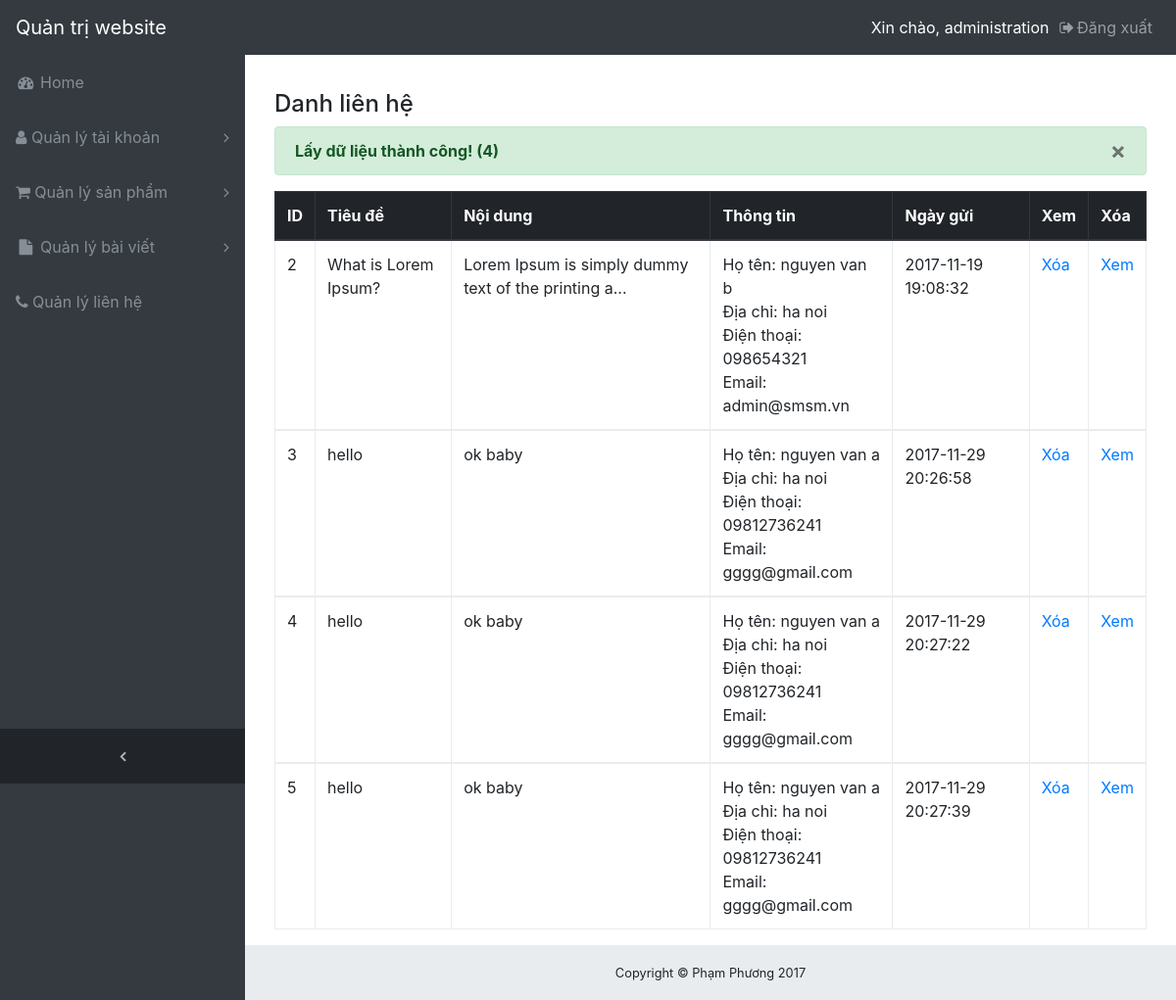
Page /index.php?controller=admin-contact&action=list-contact (signed in) on the committed database.
### tables this page shows
CREATE TABLE `lienhe` (
  `id` int(11) NOT NULL,
  `tieu_de` varchar(100) NOT NULL,
  `noi_dung` text NOT NULL,
  `ho_ten` varchar(50) NOT NULL,
  `dia_chi` varchar(100) DEFAULT NULL,
  `dien_thoai` varchar(15) DEFAULT NULL,
  `email` varchar(50) DEFAULT NULL,
  `ngay_gio` TIMESTAMP NOT NULL DEFAULT CURRENT_TIMESTAMP
);

### Controller/AdminContactController.php (called while the page is built, shortened)
<?php
require_once app_path . '/Model/AdminContactModel.php';
function listContactAction()
{
    $dataView      = null;
    $total_records = countContact();
    $total_pages = ceil($total_records / _admin_page_limit);
    $current_page = @intval($_GET['page']);
    if ($current_page < 1)
        $current_page = 1;
    $offset = ($current_page - 1) * _admin_page_limit;
    $list   = SelectListContact($offset);
    if (is_array($list)) {
        $dataView['data']        = $list;
        $dataView['total_pages'] = $total_pages;
        $dataView['msg']         = 'Lấy dữ liệu thành công!';
    } else {
        $dataView['msg'] = $list;
    }
    renderView($dataView);
}

### Model/AdminContactModel.php (called while the page is built, shortened)
<?php
function SelectListContact( $offset = 0){
    $limit = _admin_page_limit;
    $sql = "SELECT * FROM lienhe ORDER BY id ASC LIMIT $offset,$limit";
    $res = mysqli_query($GLOBALS['conn'],$sql);
    $return_data = array();
    while ($row = mysqli_fetch_assoc($res)){
        $return_data[] = $row;
    }
    return $return_data;
}

### View/admin-contact/list-contact.phtml (the view, shortened to what this page needs)
<div class="container-fluid">
    <h4 class="margin-top-20">Danh liên hệ</h4>
    <div class="alert alert-success alert-dismissable fade show">
        <button type="button" class="close" data-dismiss="alert">&times;</button>
        <?php
        if (!empty($data['msg'])) {
            $tong = count($data['data']);
            echo '<b>' . $data['msg'] . " ($tong)</b>";
        }
        ?>
    </div>
    <div class="table-responsive">
        <table class="table table-bordered table-hover">
            <thead class="thead-dark">
            <th>ID</th>
            <th>Tiêu đề</th>
            <th>Nội dung</th>
            <th>Thông tin</th>
            <th>Ngày gửi</th>
            <th>Xem</th>
            <th>Xóa</th>
            </thead>
            <?php
            foreach ($data['data'] as $row) {
            $link_delete = '?controller=admin-contact&action=delete-contact&id=' . $row['id'];
            ?>
            <tbody>
            <tr>
                <td><?php echo $row['id']; ?></td>
                <td><?php echo $row['tieu_de']; ?></td>
                <td><?php
                    $count_content = strlen($row['noi_dung']);
                    if($count_content > 50){
                        $short_str = substr($row['noi_dung'],0,50);
                        $short_str .='...';
                    }
                    else
                        $short_str = $row['noi_dung'];
                    echo $short_str; ?></td>
                <td>Họ tên: <?php echo $row['ho_ten']; ?><br>
                    Địa chỉ: <?php echo $row['dia_chi']; ?><br>
                    Điện thoại: <?php echo $row['dien_thoai']; ?><br>
                    Email: <?php echo $row['email']; ?>
                </td>
                <td><?php echo $row['ngay_gio']; ?></td>
                <td><a href="<?php echo $link_delete ?>">Xóa</a></td>
                <td><a href="?controller=admin-contact&action=view-contact&id=<?php echo $row['id']; ?>">Xem</a></td>
            </tr>
            <?php } ?>
            </tbody>
        </table>
    </div>
</div>

### public/backend/css/style.css (style rules this page uses)
.margin-top-20 { margin-top: 20px; }
body { margin: 0px; padding: 0px; }
a { color:#8cc63f; }

### public/backend/css/sb-admin.css (style rules this page uses)
html { position: relative; min-height: 100%; }
body { overflow-x: hidden; }
body.sticky-footer { margin-bottom: 56px; }
body.fixed-nav { padding-top: 56px; }

### rows in the picture
lienhe: id "2", tieu_de "What is Lorem Ipsum?", noi_dung "Lorem Ipsum is simply dummy text of the printing a...", ho_ten "nguyen van b", dia_chi "ha noi", dien_thoai "098654321", email "admin@smsm.vn", ngay_gio "2017-11-19 19:08:32"
lienhe: id "3", tieu_de "hello", noi_dung "ok baby", ho_ten "nguyen van a", dia_chi "ha noi", dien_thoai "09812736241", email "gggg@gmail.com", ngay_gio "2017-11-29 20:26:58"
lienhe: id "4", tieu_de "hello", noi_dung "ok baby", ho_ten "nguyen van a", dia_chi "ha noi", dien_thoai "09812736241", email "gggg@gmail.com", ngay_gio "2017-11-29 20:27:22"
lienhe: id "5", tieu_de "hello", noi_dung "ok baby", ho_ten "nguyen van a", dia_chi "ha noi", dien_thoai "09812736241", email "gggg@gmail.com", ngay_gio "2017-11-29 20:27:39"

### other values in the picture
$data['msg'] "Lấy dữ liệu thành công!"
$tong "4"
